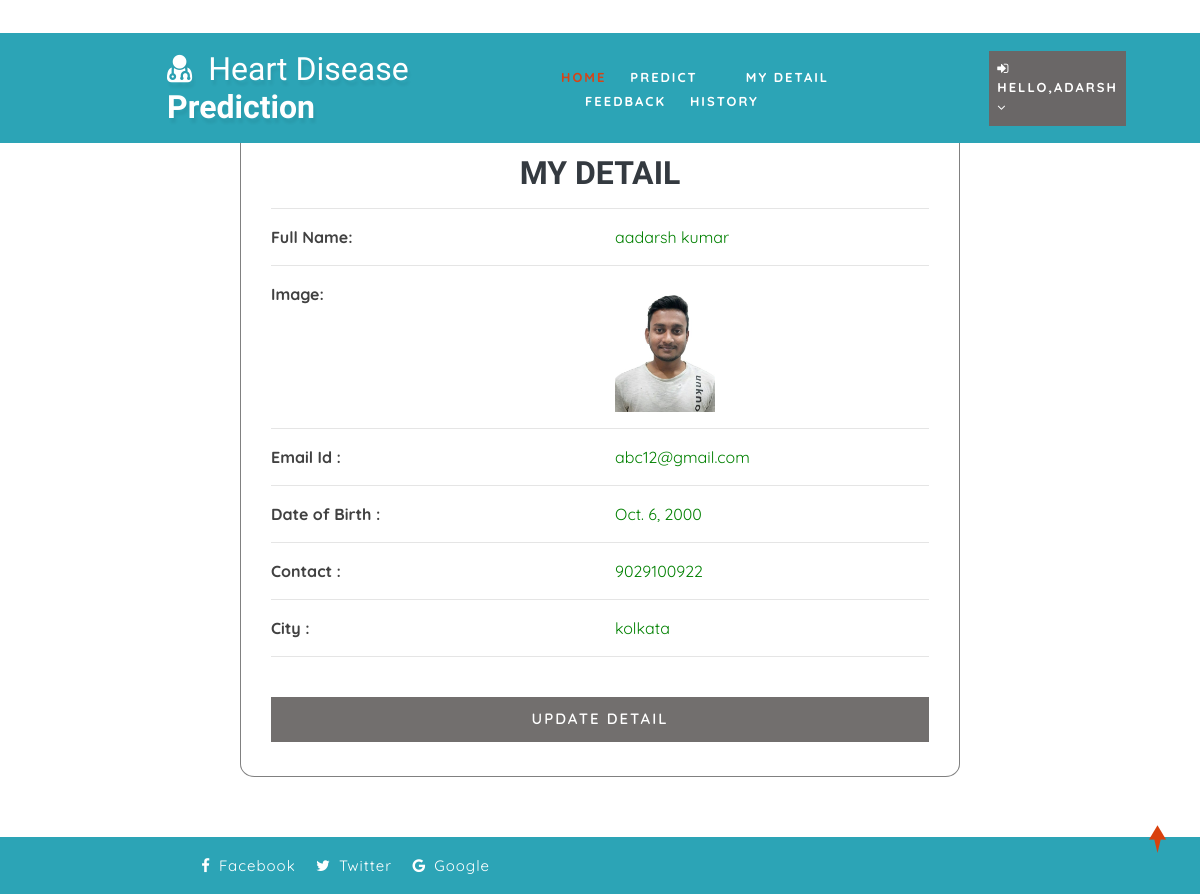
Page /profile_doctor (signed in) on the committed database.
### health/models.py (models this page shows, shortened)
class Patient(models.Model):
    user = models.ForeignKey(User, on_delete=models.CASCADE, null=True)
    contact = models.CharField(max_length=100, null=True)
    address = models.CharField(max_length=100, null=True)
    dob = models.DateField(null=True)
    image = models.FileField(null=True)

### health/views.py (the view)
# urls.py: path('profile_doctor', View_My_Detail,name="profile_doctor"),
@login_required(login_url="login")
def View_My_Detail(request):
    terror = ""
    user = User.objects.get(id=request.user.id)
    error = ""
    try:
        sign = Patient.objects.get(user=user)
        error = "pat"
    except:
        sign = Doctor.objects.get(user=user)
    d = {'error': error,'pro':sign}
    return render(request,'profile_doctor.html',d)

### health/templates/profile_doctor.html (shortened to what this page needs)
{% extends 'index.html' %}
{% load static %}
{% block body %}
<div class="container" style="width:60%; margin-top:8%; margin-bottom:5%; background:white; border-radius:2%; border:1px solid grey">
    <br>
    <h2 class="w3ls-title text-uppercase text-dark font-weight-bold" align="center">My Detail</h2>
    <div class="container-fluid" style="width:100%; margin-bottom:5%">
        <hr>
        <div class="row">
            <div class="col-md-6 label">
                <strong>Full Name:</strong>
            </div>
            <div class="col-md-6 value">
                {{ pro.user.first_name }} {{ pro.user.last_name }}
            </div>
        </div>
        <hr>
        <div class="row">
            <div class="col-md-6 label">
                <strong>Image:</strong>
            </div>
            <div class="col-md-6">
                <img src="{{ pro.image.url }}" alt="Profile Image" style="width:100px; height:130px;">
            </div>
        </div>
        <hr>
        <div class="row">
            <div class="col-md-6 label">
                <strong>Email Id :</strong>
            </div>
            <div class="col-md-6 value">
                {{ pro.user.email }}
            </div>
        </div>
        <hr>
        <div class="row">
            <div class="col-md-6 label">
                <strong>Date of Birth :</strong>
            </div>
            <div class="col-md-6 value">
                {{ pro.dob }}
            </div>
        </div>
        <hr>
        <div class="row">
            <div class="col-md-6 label">
                <strong>Contact :</strong>
            </div>
            <div class="col-md-6 value">
                {{ pro.contact }}
            </div>
        </div>
        <hr>
        <div class="row">
            <div class="col-md-6 label">
                <strong>City :</strong>
            </div>
            <div class="col-md-6 value">
                {{ pro.address }}
            </div>
        </div>
        <hr>
        <div class="login px-sm-12" style="width:100%">
            <a href="{% url 'edit_profile' %}">
                <button class="btn submit mt-4" type="button" style="width:100%; background-color: #726f6e; padding: 10px;">
                    Update Detail
                </button>
            </a>
        </div>
    </div>
</div>
{% endblock %}

### health/templates/index.html (shortened to what this page needs)
<!DOCTYPE html>
{% load static %}
<html lang="zxx">
<head>
	<link rel="stylesheet" href="{% static 'css/bootstrap.css' %}">
	<link href="{% static 'css/css_slider.css' %}" type="text/css" rel="stylesheet" media="all">
	<link rel="stylesheet" href="{% static 'css/style.css' %}" type="text/css" media="all" />
	<link href="{% static 'css/font-awesome.min.css' %}" rel="stylesheet">
<link rel='stylesheet' type='text/css' href="https://cdn.datatables.net/1.10.21/css/jquery.dataTables.min.css">
<link rel='stylesheet' type='text/css' href="https://cdn.datatables.net/buttons/1.6.2/css/buttons.dataTables.min.css">
</head>
<body>
	<div id="home" style="margin-bottom:2%">
		<header>
			<div class="top-bar py-3">
				<div class="container">
					<div class="row">
						<div class="col-xl-7 col-lg-6 col-md-4 top-social-agile text-md-right text-center mt-md-0 mt-2">
							<div class="row">
								<div class="col-xl-3 col-lg-4 col-6 top-w3layouts p-md-0 text-right">
								</div>
								<div class="col-xl-3 col-lg-4 col-6 header-w3layouts text-md-right text-left">
								</div>
							</div>
						</div>
					</div>
				</div>
			</div>
		</header>
		<div class="main-top" style="background:rgb(44, 164, 182)">
			<div class="container-fluid">
				<div class="header d-md-flex justify-content-between align-items-center py-3">
					<div id="logo" style="margin-left:13%">
						<h1>
							<a href="index.html">
								<span class="fa fa-user-md mr-2"></span>
								<span class="logo-sp">Heart Disease</span> Prediction
							</a>
						</h1>
					</div>
					{% if request.user.is_staff %}
					<div class="nav_w3ls" style="margin-right:4%">
						<nav>
							<label for="drop1" class="toggle">Menu</label>
							<input type="checkbox" id="drop1" />
							<ul class="menu" style="padding:15px;width:100%">
								<li class="mx-lg-4 mx-md-3 my-md-0 my-2"><a href="{% url 'admin_home' %}" >Home</a></li>
								<li>
									<label for="drop-2" class="toggle toogle-2"> <span class="fa fa-angle-down" aria-hidden="true"></span>
									</label>
									<a href="#"> Doctor <span class="fa fa-angle-down" aria-hidden="true"></span></a>
									<ul style="margin-top:2%;width:40%;margin-right:0%">
										<li style="width:100%;"><a href="/add_doctor" class="drop-text">Add Doctor</a></li>
										<li style="width:100%;"><a href="/view_doctor" class="drop-text">View Doctor</a></li>
									</ul>
								</li>
								<li class="mx-lg-4 mx-md-3 my-md-0 my-2"><a href="/view_patient">Patient</a></li>
								<li class="mx-lg-4 mx-md-3 my-md-0 my-2">
									<a href="/view_search_pat">Searched Data</a></li>
								<li><a href="/view_feedback">Feedback</a></li>
							</ul>
						</nav>
					</div>
					<div class="nav_w3ls" style="margin-right:3%">
						<nav>
							<label for="drop2" class="toggle">Menu</label>
							<input type="checkbox" id="drop2" />
							<ul class="menu">
								<li class="mx-lg-4 mx-md-3 my-md-0 my-2" style="background:red;padding:8px">
									<label for="drop-2" class="toggle toogle-2"> <span class="fa fa-angle-down" aria-hidden="true"></span>
									</label>
									<a href="#"><i class="fa fa-user"></i> {{request.user.username}} <span class="fa fa-angle-down" aria-hidden="true"></span></a>
									<ul style="margin-top:10%;width:80%;margin-right:5%">
										<li style="width:100%;"><a href="{% url 'change_password' %}" class="drop-text">Password</a></li>
										<li style="width:100%;"><a href="{% url 'logout' %}" class="drop-text">Logout</a></li>
									</ul>
								</li>
							</ul>
						</nav>
					</div>
					{% elif request.user.patient_set.all.0 %}
					<div class="nav_w3ls" style="margin-left:5%;font-weight:bold">
						<nav>
							<ul class="menu" style="padding:15px;width:100%">
								<li><a href="{% url 'patient_home' %}" class="active">Home</a></li>
								<li class="mx-lg-4 mx-md-3 my-md-0 my-2"><a href="/add_heartdetail">Predict</a></li>
								<li class="mx-lg-4 mx-md-3 my-md-0 my-2"><a href="/profile_doctor">My Detail</a></li>
								<li class="mx-lg-4 mx-md-3 my-md-0 my-2"><a href="/sent_feedback">Feedback</a></li>
								<li><a href="/view_search_pat">History</a></li>
							</ul>
						</nav>
					</div>
					<div class="nav_w3ls" style="margin-right:3%">
						<nav>
							<ul class="menu">
								<li class="mx-lg-4 mx-md-3 my-md-0 my-2" style="background:#6a6767;padding:8px">
									<a href="#"><i class="fa fa-sign-in"></i> Hello,{{request.user.username}} <span class="fa fa-angle-down" aria-hidden="true"></span></a>
								</li>
							</ul>
						</nav>
					</div>
					{% endif %}
				</div>
			</div>
		</div>
		{% block body %}
		{% endblock %}
	</div>
	<div class="copy-w3pvt" style="background:rgb(44, 164, 182);color:white">
		<div class="container py-3">
			<div class="row">
				<div class="col-lg-5 w3ls_footer_grid_left1_pos text-lg-right text-center mt-lg-0 mt-2">
					<ul style="color:white">
						<li>
							<a href="#" style="color:white" class="facebook">
								<span class="fa fa-facebook-f mr-2"></span>Facebook</a>
						</li>
						<li class="mx-3">
							<a href="#" style="color:white" class="twitter">
								<span class="fa fa-twitter mr-2"></span>Twitter</a>
						</li>
						<li>
							<a href="#" style="color:white" class="google">
								<span class="fa fa-google mr-2"></span>Google</a>
						</li>
					</ul>
				</div>
			</div>
		</div>
	</div>
	<a href="#home" style="color:white" class="move-top text-center"></a>
</body>
</html>

### health/static/css/style.css (style rules this page uses)
body { padding: 0; margin: 0; background: #FFF; font-family: 'Quicksand', sans-serif; }
body a, body button { transition: 0.5s all; -webkit-transition: 0.5s all; -moz-transition: 0.5s all; -o-transition: 0.5s all; -ms-transition: 0.5s all; text-decoration: none; }
html { scroll-behavior: smooth; }
h1, h2, h3, h4, h5, h6 { margin: 0; padding: 0; font-family: 'Mukta', sans-serif; }
ul, ol { margin: 0; padding: 0; }
a.move-top { width: 34px; height: 34px; background: url(../images/move-top.png) no-repeat; display: inline-block; position: fixed; bottom: 4%; right: 2%; z-index: 0; }
#home { position: relative; }
.main-top { position: absolute; z-index: 999; width: 100%; background: rgba(0, 0, 0, 0.4); }
nav { margin: 0; padding: 0; }
#logo a { float: left; display: initial; font-weight: 700; font-size: 32px; color: #fff; text-shadow: 2px 5px 3px rgba(0, 0, 0, 0.06); padding: 0; }
span.logo-sp { font-weight: 100; }
nav:after { content: ""; display: table; clear: both; }
nav ul { float: right; padding: 0; margin: 0; list-style: none; position: relative; }
nav ul li { margin: 0px; display: inline-block; float: left; }
nav a { padding: 0; color: #fff; font-size: 13px; letter-spacing: 2px; font-weight: 700; text-transform: uppercase; display: inline-block; transition: 0.5s all; -webkit-transition: 0.5s all; -moz-transition: 0.5s all; -o-transition: 0.5s all; -ms-transition: 0.5s all; }
.menu li a.active, .menu li a:hover { color: #2196f3; transition: 0.5s all; -webkit-transition: 0.5s all; -moz-transition: 0.5s all; -o-transition: 0.5s all; -ms-transition: 0.5s all; color: #d84315; }
li>a:only-child:after { content: ''; }
.w3ls_footer_grid_left1_pos ul li, ul.list-part li { display: inline-block; }
.w3ls_footer_grid_left1_pos ul li a { color: #000; text-decoration: none; letter-spacing: 1px; font-size: 15px; }
.login button { background: #d84315; color: #fff; font-weight: 600; letter-spacing: 2px; font-size: 15px; padding: 10px 30px; text-transform: uppercase; border-radius: 0px; }

### health/templates/profile_doctor.html (style rules this page uses)
.label { color: #414141; font-weight: 900; }
.value { color: green; }

### rows in the picture
Patient: user.first_name "aadarsh", user.last_name "kumar", image (picture), user.email "abc12@gmail.com", dob "Oct. 6, 2000", contact "9029100922", address "kolkata"

### other values in the picture
{{ request.user.username }} "ADARSH"
